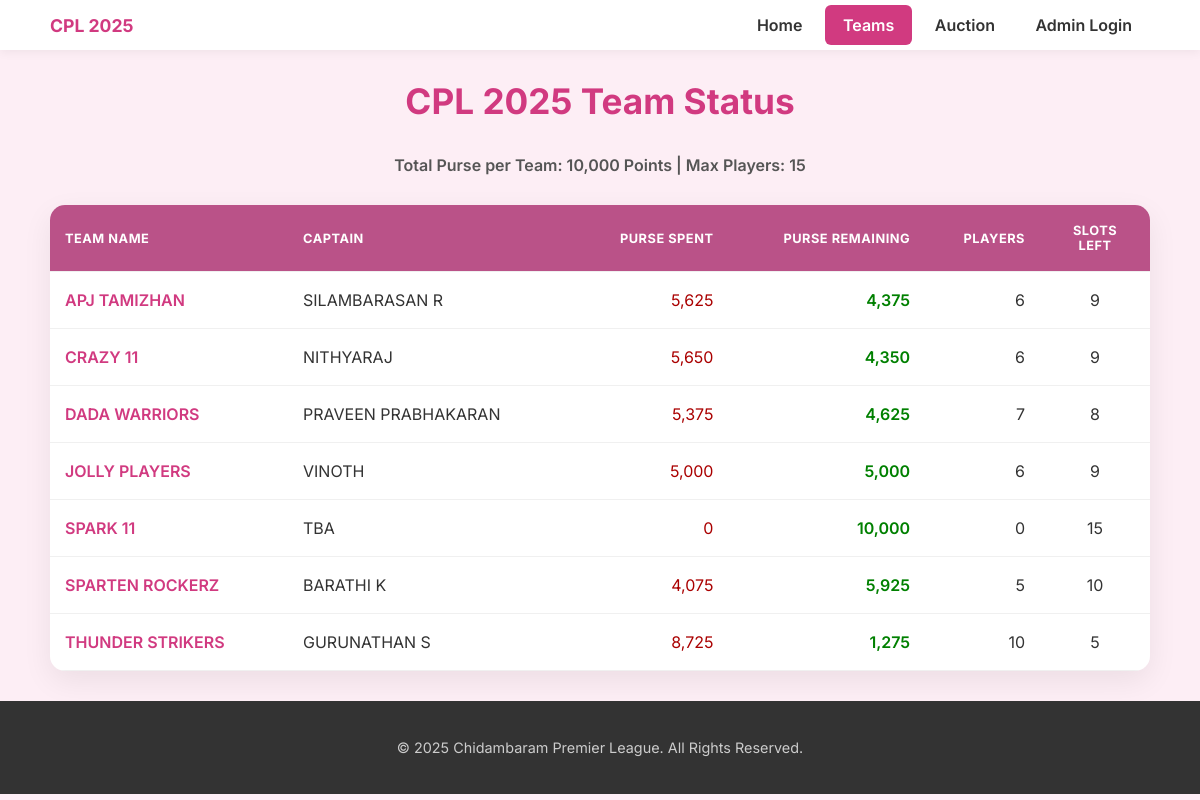
The page /teams on the database its author committed.
### models.py (models this page shows)
class Team(db.Model):
    id = Column(Integer, primary_key=True)
    team_name = Column(String(100), unique=True, nullable=False)
    captain_name = Column(String(100), nullable=False)
    purse = Column(Integer, default=10000)
    purse_spent = Column(Integer, default=0)
    players_taken_count = Column(Integer, default=0)
    slots_remaining = Column(Integer, default=15) # Assuming max 15 slots
    captain = relationship('User', uselist=False, back_populates='team')
    players = relationship('Player', back_populates='team', lazy='dynamic')

### app.py (the view)
@app.route('/teams')
def teams():
    app_version = "1.0.5" # <-- ADD THIS. Change to 1.0.6 next time
    all_teams = Team.query.order_by(Team.team_name).all()
    return render_template('teams.html', active_page='teams', teams=all_teams, current_user=current_user, Player=Player)

### templates/teams.html (shortened to what this page needs)
{% extends "layout.html" %}
{% set active_page = 'teams' %}
{% block content %}
<div class="main-container">
    <h2 class="page-title" style="margin-bottom: 0">CPL 2025 Team Status</h2>
    <div class="marquee-container">
        <div class="marquee-text">
        </div>
    </div>
    <p class="page-subtitle" style="margin-top: 3px">Total Purse per Team: 10,000 Points | Max Players: 15</p>
    <div class="table-container">
        <table class="team-status-table">
            <thead>
                <tr>
                    <th>Team Name</th>
                    <th>Captain</th>
                    <th>Purse Spent</th>
                    <th>Purse Remaining</th>
                    <th>Players</th>
                    <th>Slots Left</th>
                </tr>
            </thead>
            <tbody>
                {% for team in teams %}
                <tr class="team-data-row">
                    <td data-label="Team Name">{{ team.team_name }}</td>
                    <td data-label="Captain">{{ team.captain_name }}</td>
                    <td data-label="Purse Spent">{{ "{:,}".format(team.purse_spent) }}</td>
                    <td data-label="Purse Remaining">{{ "{:,}".format(team.purse) }}</td>
                    <td data-label="Players">{{ team.players_taken_count }}</td>
                    <td data-label="Slots Left">{{ team.slots_remaining }}</td>
                </tr>
                            {% set retained = team.players.filter_by(is_retained=True).order_by(Player.player_name).all() %}
                            {% set bought = team.players.filter_by(is_retained=False).order_by(Player.sold_price.desc()).all() %}
                {% endfor %}
            </tbody>
        </table>
    </div>
</div>
{% endblock %}

### templates/layout.html (shortened to what this page needs)
<!DOCTYPE html>
<html lang="en">
<head>
    <link rel="stylesheet" href="https://cdnjs.cloudflare.com/ajax/libs/font-awesome/6.5.1/css/all.min.css" />
<link rel="stylesheet" href="{{ url_for('static', filename='style.css') }}?v={{ app_version }}">
</head>
<body>
    <nav>
        <div class="nav-container">
            <a href="{{ url_for('home') }}" class="nav-title">CPL 2025</a>
            <ul>
                <li><a href="{{ url_for('home') }}" class="{{ 'active' if active_page == 'home' else '' }}">Home</a></li>
                {% if current_user.is_authenticated %}
                    <li><a href="{{ url_for('players') }}" class="{{ 'active' if active_page == 'players' else '' }}">Players</a></li>
                    <li><a href="{{ url_for('teams') }}" class="{{ 'active' if active_page == 'teams' else '' }}">Teams</a></li>
                    {% if current_user.role != 'Captain' %}
                    <li><a href="{{ url_for('auctions') }}" class="{{ 'active' if active_page == 'auctions' else '' }}">Auction</a></li>
                    <li><a href="{{ url_for('dashboard') }}" class="{{ 'active' if active_page == 'dashboard' else '' }}">Dashboard</a></li>
                    {% endif %}
                    <li><a href="{{ url_for('logout') }}">Logout ({{ current_user.username }})</a></li>
                {% else %}
                    <li><a href="{{ url_for('teams') }}" class="{{ 'active' if active_page == 'teams' else '' }}">Teams</a></li>
                    <li><a href="{{ url_for('auctions') }}" class="{{ 'active' if active_page == 'auctions' else '' }}">Auction</a></li>
                    <li><a href="{{ url_for('login') }}" class="{{ 'active' if active_page == 'login' else '' }}">Admin Login</a></li>
                {% endif %}
            </ul>
        </div>
    </nav>
    {% block content %}{% endblock %}
    <footer style="margin-top: 10px;">
        <p>&copy; 2025 Chidambaram Premier League. All Rights Reserved.</p>
    </footer>
</body>
</html>

### static/style.css (style rules this page uses)
body { font-family: 'Inter', Arial, sans-serif; margin: 0; padding: 0; background-color: #fdeef5; color: #333; }
.main-container { max-width: 1100px; margin: 0 auto; padding: 0 20px; }
h1, h2, h3 { color: #333; }
nav { background-color: #ffffff; padding: 5px 0; box-shadow: 0 2px 10px rgba(0,0,0,0.06); position: sticky; top: 0; z-index: 1000; transition: box-shadow 0.3s ease; }
.nav-container { max-width: 1100px; margin: 0 auto; padding: 0 20px; display: flex; justify-content: space-between; align-items: center; }
.nav-title { font-size: 1.1rem; font-weight: 700; color: #d13a80; text-decoration: none; text-transform: uppercase; }
nav ul { list-style-type: none; margin: 0; padding: 0; }
nav ul li { display: inline-block; }
nav ul li a { display: block; color: #333; text-decoration: none; padding: 10px 18px; font-weight: 600; border-radius: 6px; transition: all 0.3s ease; }
nav ul li a.active { background-color: #d13a80; color: white; }
footer { background-color: #333; color: #ccc; text-align: center; padding: 30px 20px; font-size: 0.9rem; line-height: 1.6; }
footer p { margin: 5px 0; }
.page-title { text-align: center; color: #d13a80; font-size: 2.2rem; font-weight: 700; margin: 30px 0; }
.page-subtitle { text-align: center; color: #555; font-size: 1rem; font-weight: 600; margin-top: -20px; margin-bottom: 30px; }
.table-container { background: #ffffff; border-radius: 15px; box-shadow: 0 10px 30px rgba(0,0,0,0.07); overflow: hidden; margin-bottom: 30px; }
.team-status-table { width: 100%; border-collapse: collapse; }
.team-status-table thead tr { background-color: #ba5288; color: white; font-size: 0.8rem; text-transform: uppercase; letter-spacing: 0.5px; }
.team-status-table th, .team-status-table td { padding: 18px 15px; text-align: left; border-bottom: 1px solid #f0f0f0; vertical-align: middle; }
.team-status-table th { font-weight: 700; }
.team-status-table tbody tr { transition: background-color 0.2s ease; }
.team-status-table td[data-label="Team Name"] { color: #d13a80; font-weight: 600; }
.team-status-table td[data-label="Purse Remaining"] { font-weight: 600; color: #008000; }
.team-status-table td[data-label="Purse Spent"] { color: #aa0000; }
.team-status-table th:nth-child(3), .team-status-table td:nth-child(3), .team-status-table th:nth-child(4), .team-status-table td:nth-child(4), .team-status-table th:nth-child(5), .team-status-table td:nth-child(5), .team-status-table th:nth-child(6), .team-status-table td:nth-child(6) { text-align: right; }
.team-status-table th:last-child, .team-status-table td:last-child { width: 80px; text-align: center; }
.marquee-container { width: 100%; background-color: transparent; color: #444; padding: 0 0 10px 0; overflow: hidden; white-space: nowrap; box-sizing: border-box; box-shadow: none; }
.marquee-text { display: inline-block; padding-left: 100%; font-size: 0.9rem; font-weight: 500; animation: marquee-scroll 20s linear infinite; }

### rows shown on the page
Team: team_name "APJ TAMIZHAN", captain_name "SILAMBARASAN R", purse_spent "5,625", purse "4,375", players_taken_count "6", slots_remaining "9"
Team: team_name "CRAZY 11", captain_name "NITHYARAJ", purse_spent "5,650", purse "4,350", players_taken_count "6", slots_remaining "9"
Team: team_name "DADA WARRIORS", captain_name "PRAVEEN PRABHAKARAN", purse_spent "5,375", purse "4,625", players_taken_count "7", slots_remaining "8"
Team: team_name "JOLLY PLAYERS", captain_name "VINOTH", purse_spent "5,000", purse "5,000", players_taken_count "6", slots_remaining "9"
Team: team_name "SPARK 11", captain_name "TBA", purse_spent "0", purse "10,000", players_taken_count "0", slots_remaining "15"
Team: team_name "SPARTEN ROCKERZ", captain_name "BARATHI K", purse_spent "4,075", purse "5,925", players_taken_count "5", slots_remaining "10"
Team: team_name "THUNDER STRIKERS", captain_name "GURUNATHAN S", purse_spent "8,725", purse "1,275", players_taken_count "10", slots_remaining "5"
